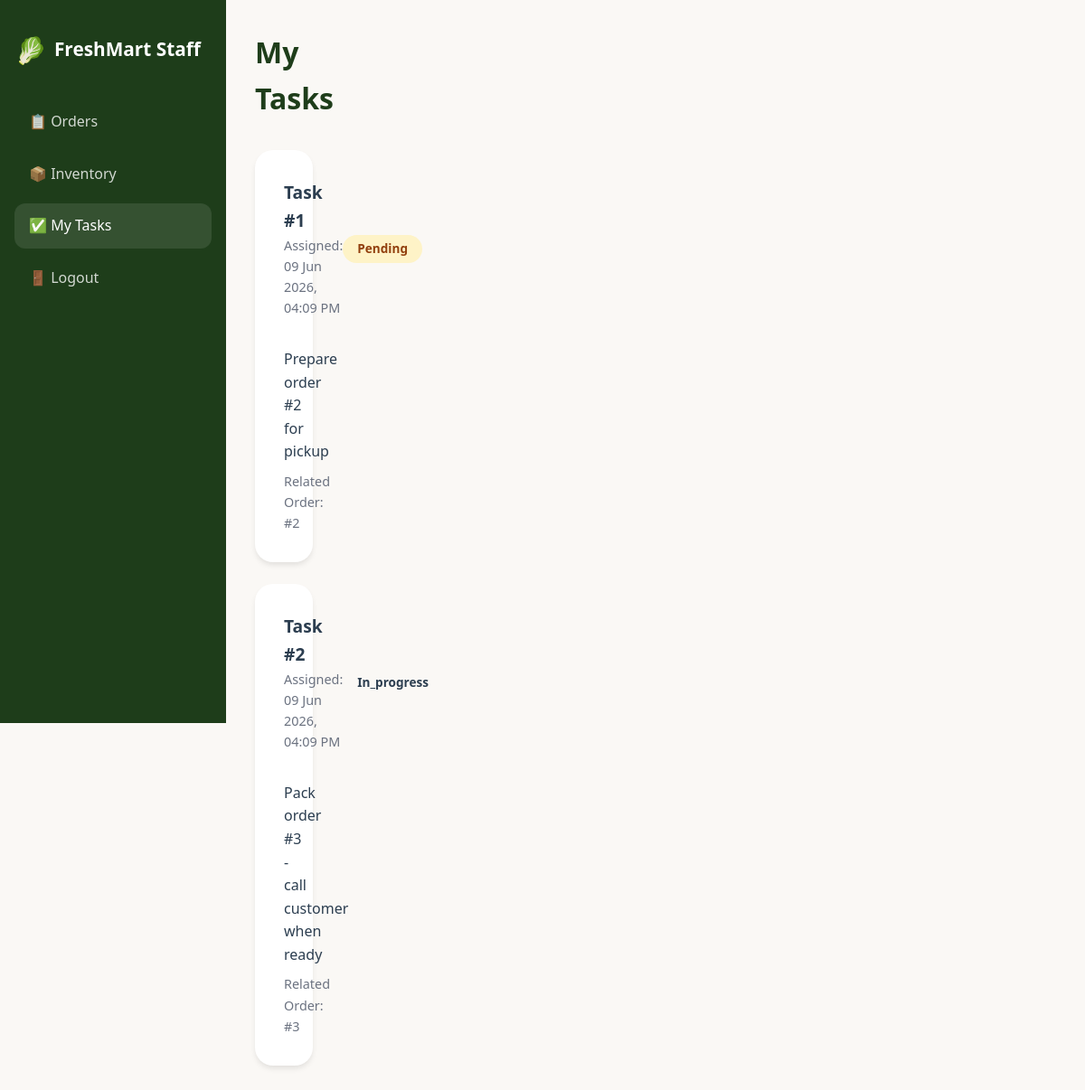
The app's page /staff/tasks.php (signed in) with its own data.
### tables this page shows
CREATE TABLE staff_tasks (
    task_id INT PRIMARY KEY AUTO_INCREMENT,
    staff_id INT NOT NULL,
    order_id INT,
    task_description TEXT NOT NULL,
    status ENUM('pending', 'in_progress', 'completed') DEFAULT 'pending',
    assigned_at TIMESTAMP DEFAULT CURRENT_TIMESTAMP,
    completed_at TIMESTAMP NULL,
    FOREIGN KEY (staff_id) REFERENCES users(user_id) ON DELETE CASCADE,
    FOREIGN KEY (order_id) REFERENCES orders(order_id) ON DELETE SET NULL
);

### includes/db.php (called while the page is built, shortened)
<?php
function getUserId() {
    return $_SESSION['user_id'] ?? null;
}
?>

### includes/functions.php (called while the page is built, shortened)
<?php
require_once 'db.php';
function getStaffTasks($staff_id) {
    global $pdo;
    $stmt = $pdo->prepare("SELECT * FROM staff_tasks WHERE staff_id = ? ORDER BY assigned_at DESC");
    $stmt->execute([$staff_id]);
    return $stmt->fetchAll();
}
?>

### staff/tasks.php (the view, shortened to what this page needs)
<?php
require_once '../includes/db.php';
require_once '../includes/functions.php';
$staff_id = getUserId();
$tasks = getStaffTasks($staff_id);
?>
<!DOCTYPE html>
<html lang="en">
<head>
    <link rel="stylesheet" href="../assets/css/style.css">
</head>
<body>
    <div class="admin-dashboard">
        <aside class="sidebar">
            <a href="dashboard.php" class="logo">
                <span class="logo-icon">🥬</span>
                FreshMart Staff
            </a>
            <ul class="sidebar-nav">
                <li><a href="dashboard.php">📋 Orders</a></li>
                <li><a href="inventory.php">📦 Inventory</a></li>
                <li><a href="tasks.php" class="active">✅ My Tasks</a></li>
                <li><a href="../pages/logout.php">🚪 Logout</a></li>
            </ul>
        </aside>
        <main class="main-content">
            <h1 style="margin-bottom: 2rem; color: var(--primary-dark);">My Tasks</h1>
            <div class="orders-list">
                <?php foreach ($tasks as $task): ?>
                <div class="order-card">
                    <div class="order-header">
                        <div>
                            <h4>Task #<?php echo $task['task_id']; ?></h4>
                            <p style="color: var(--text-light); font-size: 0.9rem;">
                                Assigned: <?php echo date('d M Y, h:i A', strtotime($task['assigned_at'])); ?>
                            </p>
                        </div>
                        <span class="status-badge status-<?php echo $task['status']; ?>">
                            <?php echo ucfirst($task['status']); ?>
                        </span>
                    </div>
                    <p><?php echo htmlspecialchars($task['task_description']); ?></p>
                    <?php if ($task['order_id']): ?>
                    <p style="margin-top: 0.5rem; font-size: 0.9rem; color: var(--text-light);">
                        Related Order: #<?php echo $task['order_id']; ?>
                    </p>
                    <?php endif; ?>
                </div>
                <?php endforeach; ?>
            </div>
        </main>
    </div>
</body>
</html>

### assets/css/style.css (style rules this page uses)
:root { --primary: #2d5a27; --primary-dark: #1e3d1a; --primary-light: #4a7c43; --secondary: #f4a261; --accent: #e76f51; --bg: #faf8f5; --bg-warm: #f5f0e8; --bg-card: #ffffff; --text: #2c3e50; --text-light: #6b7280; --white: #ffffff; --border: #e5e7eb; --shadow: 0 4px 6px -1px rgba(0, 0, 0, 0.1); --shadow-lg: 0 10px 15px -3px rgba(0, 0, 0, 0.1); --shadow-xl: 0 20px 25px -5px rgba(0, 0, 0, 0.1); --radius: 12px; --radius-lg: 20px; --radius-sm: 8px; --transition: all 0.3s ease; }
* { margin: 0; padding: 0; box-sizing: border-box; }
body { font-family: 'Segoe UI', Tahoma, Geneva, Verdana, sans-serif; background: var(--bg); color: var(--text); line-height: 1.6; min-height: 100vh; }
.logo { font-size: 1.5rem; font-weight: 700; color: var(--primary); text-decoration: none; display: flex; align-items: center; gap: 0.5rem; }
.logo-icon { font-size: 1.8rem; }
.orders-list { display: flex; flex-direction: column; gap: 1.5rem; }
.order-card { background: var(--bg-card); border-radius: var(--radius-lg); padding: 2rem; box-shadow: var(--shadow); }
.order-header { display: flex; justify-content: space-between; align-items: center; margin-bottom: 1rem; padding-bottom: 1rem; border-bottom: 1px solid var(--border); }
.order-header h4 { font-size: 1.2rem; }
.status-badge { padding: 0.3rem 1rem; border-radius: 50px; font-size: 0.85rem; font-weight: 600; }
.status-pending { background: #fef3c7; color: #92400e; }
.admin-dashboard { display: grid; grid-template-columns: 250px 1fr; min-height: 100vh; }
.sidebar { background: var(--primary-dark); color: var(--white); padding: 2rem 1rem; position: fixed; height: 100vh; width: 250px; overflow-y: auto; }
.sidebar .logo { color: var(--white); margin-bottom: 2rem; font-size: 1.3rem; }
.sidebar-nav { list-style: none; }
.sidebar-nav li { margin-bottom: 0.5rem; }
.sidebar-nav a { color: rgba(255,255,255,0.8); text-decoration: none; display: block; padding: 0.75rem 1rem; border-radius: var(--radius); transition: var(--transition); }
.sidebar-nav a:hover, .sidebar-nav a.active { background: rgba(255,255,255,0.1); color: var(--white); }
.main-content { margin-left: 250px; padding: 2rem; background: var(--bg); min-height: 100vh; }

### records on screen
staff_tasks: task_id "1", assigned_at "09 Jun 2026, 04:09 PM", status "Pending", task_description "Prepare order #2 for pickup", order "2"
staff_tasks: task_id "2", assigned_at "09 Jun 2026, 04:09 PM", status "In_progress", task_description "Pack order #3 - call customer when ready", order "3"
